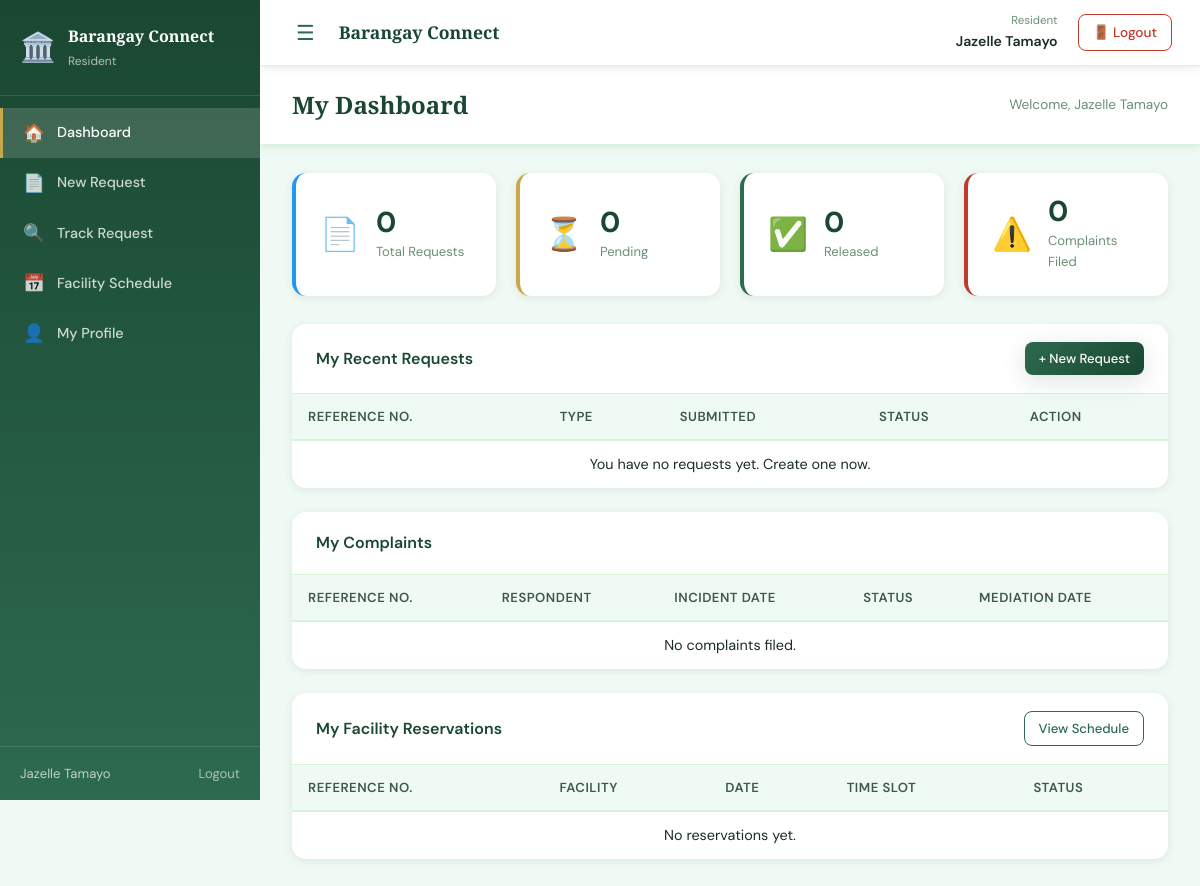
The page /resident/dashboard.php (signed in) on the database as committed earlier.
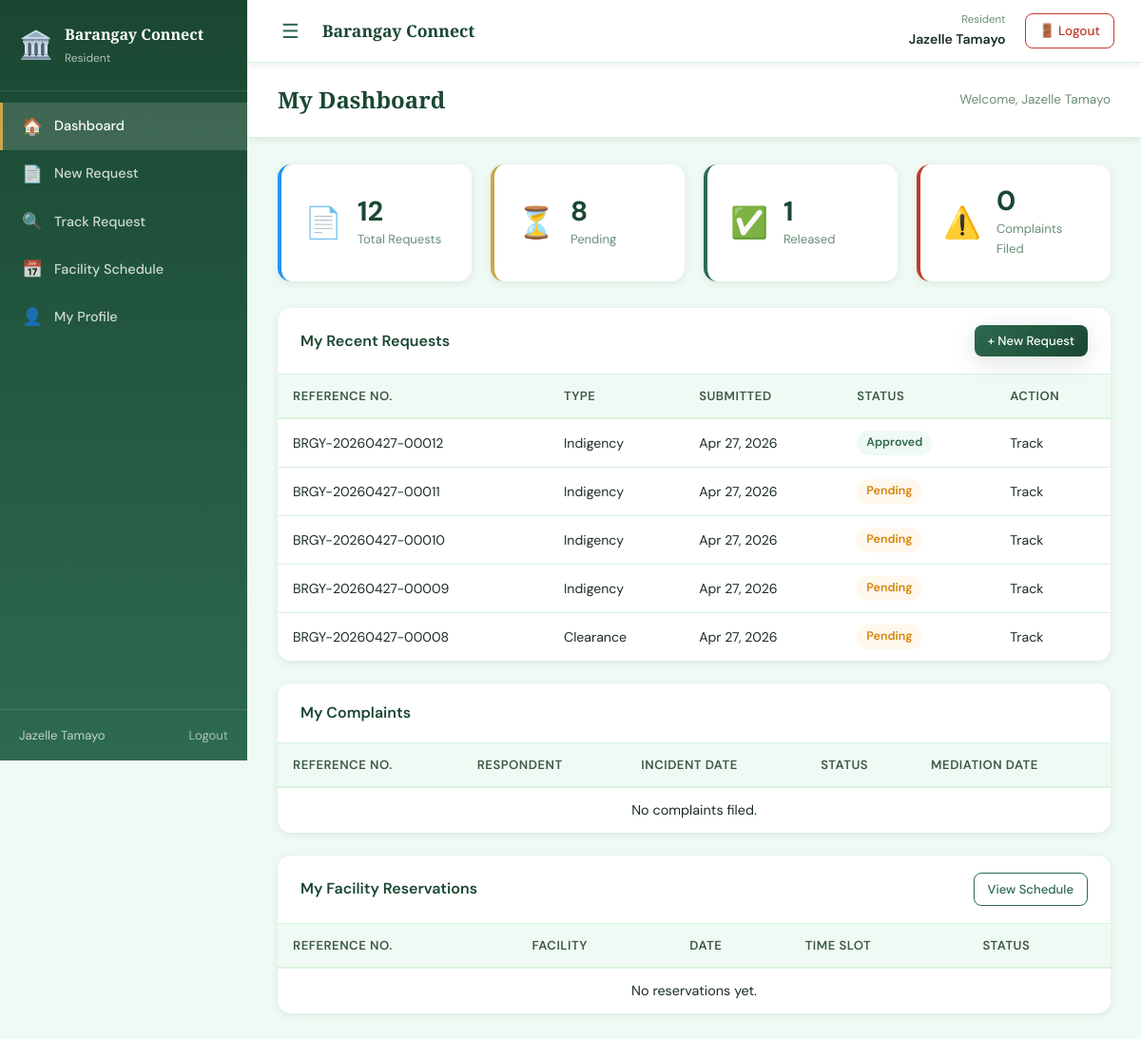
The same page on the database as committed later.
### tables this page shows
CREATE TABLE `servicerequest` (
  `RequestID` int(11) NOT NULL,
  `ReferenceNo` varchar(30) NOT NULL,
  `ResidentID` int(11) NOT NULL,
  `RequestType` enum('Clearance','Indigency','FacilityReservation','Complaint') NOT NULL,
  `Purpose` text DEFAULT NULL,
  `Status` enum('Pending','ForApproval','Approved','Prepared','Released','Rejected','Cancelled') DEFAULT 'Pending',
  `Remarks` text DEFAULT NULL,
  `ProcessedBy` int(11) DEFAULT NULL,
  `ProcessedAt` datetime DEFAULT NULL,
  `ReleasedBy` int(11) DEFAULT NULL,
  `ReleasedAt` datetime DEFAULT NULL,
  `CancelledBy` int(11) DEFAULT NULL,
  `CancelledAt` datetime DEFAULT NULL,
  `CancellationReason` text DEFAULT NULL,
  `CreatedBy` int(11) DEFAULT NULL,
  `CreatedAt` datetime DEFAULT current_timestamp(),
  `UpdatedAt` datetime DEFAULT current_timestamp() ON UPDATE current_timestamp(),
  `SecretaryNote` text DEFAULT NULL,
  `PreparedBy` int(11) DEFAULT NULL,
  `PreparedAt` datetime DEFAULT NULL
);

### resident/dashboard.php (the view, shortened to what the changed rows need)
<?php
include '../includes/header.php';
$user_id = $_SESSION['user_id'];
$pdo = get_db();
$stmt = $pdo->prepare("SELECT ResidentID FROM UserAccount WHERE UserAccountID = ?");
$stmt->execute([$user_id]);
$resident = $stmt->fetch();
$resident_id = $resident ? $resident['ResidentID'] : null;
$total_requests = 0;
$pending_requests = 0;
$released_requests = 0;
$recent_requests = [];
if ($resident_id) {
    $stmt = $pdo->prepare("SELECT COUNT(*) FROM ServiceRequest WHERE ResidentID = ?");
    $stmt->execute([$resident_id]);
    $total_requests = $stmt->fetchColumn();
    $stmt = $pdo->prepare("SELECT COUNT(*) FROM ServiceRequest WHERE ResidentID = ? AND Status IN ('Pending', 'ForApproval')");
    $stmt->execute([$resident_id]);
    $pending_requests = $stmt->fetchColumn();
    $stmt = $pdo->prepare("SELECT COUNT(*) FROM ServiceRequest WHERE ResidentID = ? AND Status = 'Released'");
    $stmt->execute([$resident_id]);
    $released_requests = $stmt->fetchColumn();
    $stmt = $pdo->prepare("
        SELECT RequestID, ReferenceNo, RequestType, CreatedAt, Status
        FROM ServiceRequest
        WHERE ResidentID = ?
        ORDER BY CreatedAt DESC
        LIMIT 5
    ");
    $stmt->execute([$resident_id]);
    $recent_requests = $stmt->fetchAll();
}
?>
<div class="app-layout">
    <?php include '../includes/sidebar.php'; ?>
    <main class="main-content">
        <div class="page-header">
            <h1>My Dashboard</h1>
        </div>
        <div class="page-body">
            <div class="stats-grid">
                <div class="stat-card stat-blue">
                    <div class="stat-info">
                        <span class="stat-value"><?= $total_requests ?></span>
                        <span class="stat-label">Total Requests</span>
                    </div>
                </div>
                <div class="stat-card stat-yellow">
                    <div class="stat-info">
                        <span class="stat-value"><?= $pending_requests ?></span>
                        <span class="stat-label">Pending</span>
                    </div>
                </div>
                <div class="stat-card stat-green">
                    <div class="stat-info">
                        <span class="stat-value"><?= $released_requests ?></span>
                        <span class="stat-label">Released</span>
                    </div>
                </div>
            </div>
            <div class="card">
                <table class="data-table">
                    <thead>
                        <tr><th>Reference No.</th><th>Type</th><th>Submitted</th><th>Status</th><th>Action</th></tr>
                    </thead>
                    <tbody>
                        <?php if (empty($recent_requests)): ?>
                            <tr><td colspan="5" class="empty-row">You have no requests yet. <a href="new_request.php">Create one now.</a></td></tr>
                        <?php else: ?>
                            <?php foreach ($recent_requests as $req): ?>
                                <tr>
                                    <td><?= htmlspecialchars($req['ReferenceNo']) ?></td>
                                    <td><?= htmlspecialchars($req['RequestType']) ?></td>
                                    <td><?= date('M d, Y', strtotime($req['CreatedAt'])) ?></td>
                                    <td><span class="status-badge status-<?= strtolower($req['Status']) ?>"><?= $req['Status'] ?></span></td>
                                    <td><a href="track_request.php?ref=<?= urlencode($req['ReferenceNo']) ?>" class="btn-link">Track</a></td>
                                </tr>
                            <?php endforeach; ?>
                        <?php endif; ?>
                    </tbody>
                </table>
            </div>
            <div class="card mt-4">
                <table class="data-table">
                    <thead>
                        <tr><th>Reference No.</th><th>Respondent</th><th>Incident Date</th><th>Status</th><th>Mediation Date</th></tr>
                    </thead>
                </table>
            </div>
            <div class="card mt-4">
                <table class="data-table">
                    <thead>
                        <tr><th>Reference No.</th><th>Facility</th><th>Date</th><th>Time Slot</th><th>Status</th></tr>
                    </thead>
                </table>
            </div>
        </div>
    </main>
</div>
<?php include '../includes/footer.php'; ?>

### includes/sidebar.php (shortened to what the changed rows need)
<?php
$role    = $_SESSION['role'] ?? '';
$current = $_SERVER['PHP_SELF'];
function nav_link(string $href, string $icon, string $label, string $current): string
{
    $active = (strpos($current, basename($href)) !== false) ? 'active' : '';
    return "
        <a href=\"$href\" class=\"nav-link $active\">
            <span class=\"nav-icon\">$icon</span>
            $label
        </a>";
}
?>
<aside class="sidebar">
    <nav class="sidebar-nav">
        <?php foreach ($menus[$role] ?? [] as $item): ?>
            <?= nav_link($item['href'], $item['icon'], $item['label'], $current) ?>
        <?php endforeach; ?>
    </nav>
</aside>

Rows that differ between the two databases and show on the page:
added servicerequest: ReferenceNo "BRGY-20260427-00012", RequestType "Indigency", CreatedAt "Apr 27, 2026", Status "Approved"
added servicerequest: ReferenceNo "BRGY-20260427-00011", RequestType "Indigency", CreatedAt "Apr 27, 2026", Status "Pending"
added servicerequest: ReferenceNo "BRGY-20260427-00010", RequestType "Indigency", CreatedAt "Apr 27, 2026", Status "Pending"
added servicerequest: ReferenceNo "BRGY-20260427-00009", RequestType "Indigency", CreatedAt "Apr 27, 2026", Status "Pending"
added servicerequest: ReferenceNo "BRGY-20260427-00008", RequestType "Clearance", CreatedAt "Apr 27, 2026", Status "Pending"
Other text that changed with them:
$total_requests: "0" → "12"
$pending_requests: "0" → "8"
$released_requests: "0" → "1"
text no longer shown: "You have no requests yet. Create one now."
